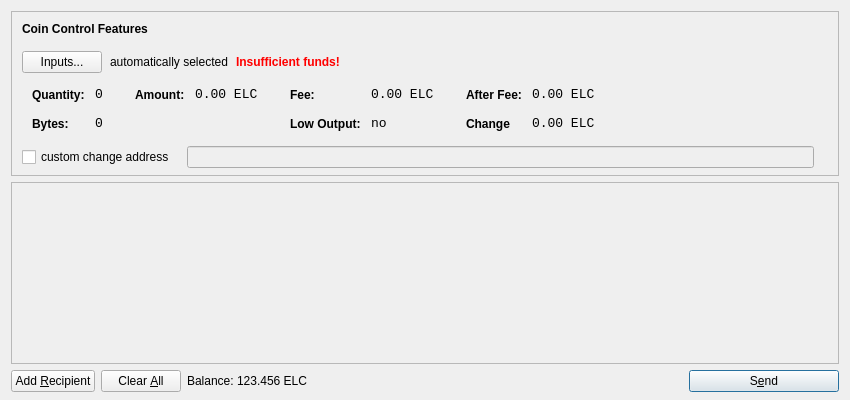
<?xml version="1.0" encoding="UTF-8"?>
<ui version="4.0">
 <class>SendCoinsDialog</class>
 <widget class="QDialog" name="SendCoinsDialog">
  <property name="geometry">
   <rect>
    <x>0</x>
    <y>0</y>
    <width>850</width>
    <height>400</height>
   </rect>
  </property>
  <property name="windowTitle">
   <string>Send Coins</string>
  </property>
  <layout class="QVBoxLayout" name="verticalLayout" stretch="0,1,0">
   <property name="bottomMargin">
    <number>8</number>
   </property>
   <item>
    <widget class="QFrame" name="frameCoinControl">
     <property name="sizePolicy">
      <sizepolicy hsizetype="Expanding" vsizetype="Expanding">
       <horstretch>0</horstretch>
       <verstretch>0</verstretch>
      </sizepolicy>
     </property>
     <property name="maximumSize">
      <size>
       <width>16777215</width>
       <height>16777215</height>
      </size>
     </property>
     <property name="frameShape">
      <enum>QFrame::StyledPanel</enum>
     </property>
     <property name="frameShadow">
      <enum>QFrame::Sunken</enum>
     </property>
     <layout class="QVBoxLayout" name="verticalLayoutCoinControl2">
      <property name="spacing">
       <number>-1</number>
      </property>
      <property name="leftMargin">
       <number>0</number>
      </property>
      <property name="topMargin">
       <number>0</number>
      </property>
      <property name="rightMargin">
       <number>0</number>
      </property>
      <property name="bottomMargin">
       <number>6</number>
      </property>
      <item>
       <layout class="QVBoxLayout" name="verticalLayoutCoinControl" stretch="0,0,0,0,1">
        <property name="spacing">
         <number>0</number>
        </property>
        <property name="leftMargin">
         <number>10</number>
        </property>
        <property name="topMargin">
         <number>10</number>
        </property>
        <item>
         <layout class="QHBoxLayout" name="horizontalLayoutCoinControl1">
          <property name="bottomMargin">
           <number>15</number>
          </property>
          <item>
           <widget class="QLabel" name="labelCoinControlFeatures">
            <property name="sizePolicy">
             <sizepolicy hsizetype="Preferred" vsizetype="Maximum">
              <horstretch>0</horstretch>
              <verstretch>0</verstretch>
             </sizepolicy>
            </property>
            <property name="font">
             <font>
              <weight>75</weight>
              <bold>true</bold>
             </font>
            </property>
            <property name="styleSheet">
             <string notr="true">font-weight:bold;</string>
            </property>
            <property name="text">
             <string>Coin Control Features</string>
            </property>
           </widget>
          </item>
         </layout>
        </item>
        <item>
         <layout class="QHBoxLayout" name="horizontalLayoutCoinControl2" stretch="0,0,0,0">
          <property name="spacing">
           <number>8</number>
          </property>
          <property name="bottomMargin">
           <number>10</number>
          </property>
          <item>
           <widget class="QPushButton" name="pushButtonCoinControl">
            <property name="styleSheet">
             <string notr="true"/>
            </property>
            <property name="text">
             <string>Inputs...</string>
            </property>
           </widget>
          </item>
          <item>
           <widget class="QLabel" name="labelCoinControlAutomaticallySelected">
            <property name="text">
             <string>automatically selected</string>
            </property>
            <property name="margin">
             <number>5</number>
            </property>
           </widget>
          </item>
          <item>
           <widget class="QLabel" name="labelCoinControlInsuffFunds">
            <property name="font">
             <font>
              <weight>75</weight>
              <bold>true</bold>
             </font>
            </property>
            <property name="styleSheet">
             <string notr="true">color:red;font-weight:bold;</string>
            </property>
            <property name="text">
             <string>Insufficient funds!</string>
            </property>
            <property name="margin">
             <number>5</number>
            </property>
           </widget>
          </item>
          <item>
           <spacer name="horizontalSpacerCoinControl">
            <property name="orientation">
             <enum>Qt::Horizontal</enum>
            </property>
            <property name="sizeHint" stdset="0">
             <size>
              <width>40</width>
              <height>1</height>
             </size>
            </property>
           </spacer>
          </item>
         </layout>
        </item>
        <item>
         <widget class="QWidget" name="widgetCoinControl" native="true">
          <property name="sizePolicy">
           <sizepolicy hsizetype="Preferred" vsizetype="Preferred">
            <horstretch>0</horstretch>
            <verstretch>0</verstretch>
           </sizepolicy>
          </property>
          <property name="minimumSize">
           <size>
            <width>0</width>
            <height>0</height>
           </size>
          </property>
          <property name="styleSheet">
           <string notr="true"/>
          </property>
          <layout class="QHBoxLayout" name="horizontalLayoutCoinControl5">
           <property name="margin">
            <number>0</number>
           </property>
           <item>
            <layout class="QHBoxLayout" name="horizontalLayoutCoinControl3" stretch="0,0,0,1">
             <property name="spacing">
              <number>20</number>
             </property>
             <property name="topMargin">
              <number>0</number>
             </property>
             <property name="bottomMargin">
              <number>10</number>
             </property>
             <item>
              <layout class="QFormLayout" name="formLayoutCoinControl1">
               <property name="horizontalSpacing">
                <number>10</number>
               </property>
               <property name="verticalSpacing">
                <number>14</number>
               </property>
               <property name="leftMargin">
                <number>10</number>
               </property>
               <property name="topMargin">
                <number>4</number>
               </property>
               <property name="rightMargin">
                <number>6</number>
               </property>
               <item row="0" column="0">
                <widget class="QLabel" name="labelCoinControlQuantityText">
                 <property name="styleSheet">
                  <string notr="true">font-weight:bold;</string>
                 </property>
                 <property name="text">
                  <string>Quantity:</string>
                 </property>
                 <property name="margin">
                  <number>0</number>
                 </property>
                </widget>
               </item>
               <item row="0" column="1">
                <widget class="QLabel" name="labelCoinControlQuantity">
                 <property name="font">
                  <font>
                   <family>Monospace</family>
                   <pointsize>10</pointsize>
                  </font>
                 </property>
                 <property name="cursor">
                  <cursorShape>IBeamCursor</cursorShape>
                 </property>
                 <property name="contextMenuPolicy">
                  <enum>Qt::ActionsContextMenu</enum>
                 </property>
                 <property name="text">
                  <string>0</string>
                 </property>
                 <property name="margin">
                  <number>0</number>
                 </property>
                 <property name="textInteractionFlags">
                  <set>Qt::LinksAccessibleByMouse|Qt::TextSelectableByKeyboard|Qt::TextSelectableByMouse</set>
                 </property>
                </widget>
               </item>
               <item row="1" column="0">
                <widget class="QLabel" name="labelCoinControlBytesText">
                 <property name="styleSheet">
                  <string notr="true">font-weight:bold;</string>
                 </property>
                 <property name="text">
                  <string>Bytes:</string>
                 </property>
                </widget>
               </item>
               <item row="1" column="1">
                <widget class="QLabel" name="labelCoinControlBytes">
                 <property name="font">
                  <font>
                   <family>Monospace</family>
                   <pointsize>10</pointsize>
                  </font>
                 </property>
                 <property name="cursor">
                  <cursorShape>IBeamCursor</cursorShape>
                 </property>
                 <property name="contextMenuPolicy">
                  <enum>Qt::ActionsContextMenu</enum>
                 </property>
                 <property name="text">
                  <string>0</string>
                 </property>
                 <property name="textInteractionFlags">
                  <set>Qt::LinksAccessibleByMouse|Qt::TextSelectableByKeyboard|Qt::TextSelectableByMouse</set>
                 </property>
                </widget>
               </item>
              </layout>
             </item>
             <item>
              <layout class="QFormLayout" name="formLayoutCoinControl2">
               <property name="horizontalSpacing">
                <number>10</number>
               </property>
               <property name="verticalSpacing">
                <number>14</number>
               </property>
               <property name="leftMargin">
                <number>6</number>
               </property>
               <property name="topMargin">
                <number>4</number>
               </property>
               <property name="rightMargin">
                <number>6</number>
               </property>
               <item row="0" column="0">
                <widget class="QLabel" name="labelCoinControlAmountText">
                 <property name="styleSheet">
                  <string notr="true">font-weight:bold;</string>
                 </property>
                 <property name="text">
                  <string>Amount:</string>
                 </property>
                 <property name="margin">
                  <number>0</number>
                 </property>
                </widget>
               </item>
               <item row="0" column="1">
                <widget class="QLabel" name="labelCoinControlAmount">
                 <property name="font">
                  <font>
                   <family>Monospace</family>
                   <pointsize>10</pointsize>
                  </font>
                 </property>
                 <property name="cursor">
                  <cursorShape>IBeamCursor</cursorShape>
                 </property>
                 <property name="contextMenuPolicy">
                  <enum>Qt::ActionsContextMenu</enum>
                 </property>
                 <property name="text">
                  <string notr="true">0.00 ELC</string>
                 </property>
                 <property name="textInteractionFlags">
                  <set>Qt::LinksAccessibleByMouse|Qt::TextSelectableByKeyboard|Qt::TextSelectableByMouse</set>
                 </property>
                </widget>
               </item>
              </layout>
             </item>
             <item>
              <layout class="QFormLayout" name="formLayoutCoinControl3">
               <property name="horizontalSpacing">
                <number>10</number>
               </property>
               <property name="verticalSpacing">
                <number>14</number>
               </property>
               <property name="leftMargin">
                <number>6</number>
               </property>
               <property name="topMargin">
                <number>4</number>
               </property>
               <property name="rightMargin">
                <number>6</number>
               </property>
               <item row="0" column="0">
                <widget class="QLabel" name="labelCoinControlFeeText">
                 <property name="styleSheet">
                  <string notr="true">font-weight:bold;</string>
                 </property>
                 <property name="text">
                  <string>Fee:</string>
                 </property>
                 <property name="margin">
                  <number>0</number>
                 </property>
                </widget>
               </item>
               <item row="0" column="1">
                <widget class="QLabel" name="labelCoinControlFee">
                 <property name="font">
                  <font>
                   <family>Monospace</family>
                   <pointsize>10</pointsize>
                  </font>
                 </property>
                 <property name="cursor">
                  <cursorShape>IBeamCursor</cursorShape>
                 </property>
                 <property name="contextMenuPolicy">
                  <enum>Qt::ActionsContextMenu</enum>
                 </property>
                 <property name="text">
                  <string notr="true">0.00 ELC</string>
                 </property>
                 <property name="textInteractionFlags">
                  <set>Qt::LinksAccessibleByMouse|Qt::TextSelectableByKeyboard|Qt::TextSelectableByMouse</set>
                 </property>
                </widget>
               </item>
               <item row="1" column="0">
                <widget class="QLabel" name="labelCoinControlLowOutputText">
                 <property name="styleSheet">
                  <string notr="true">font-weight:bold;</string>
                 </property>
                 <property name="text">
                  <string>Low Output:</string>
                 </property>
                </widget>
               </item>
               <item row="1" column="1">
                <widget class="QLabel" name="labelCoinControlLowOutput">
                 <property name="font">
                  <font>
                   <family>Monospace</family>
                   <pointsize>10</pointsize>
                  </font>
                 </property>
                 <property name="cursor">
                  <cursorShape>IBeamCursor</cursorShape>
                 </property>
                 <property name="contextMenuPolicy">
                  <enum>Qt::ActionsContextMenu</enum>
                 </property>
                 <property name="text">
                  <string>no</string>
                 </property>
                 <property name="textInteractionFlags">
                  <set>Qt::LinksAccessibleByMouse|Qt::TextSelectableByKeyboard|Qt::TextSelectableByMouse</set>
                 </property>
                </widget>
               </item>
              </layout>
             </item>
             <item>
              <layout class="QFormLayout" name="formLayoutCoinControl4">
               <property name="horizontalSpacing">
                <number>10</number>
               </property>
               <property name="verticalSpacing">
                <number>14</number>
               </property>
               <property name="leftMargin">
                <number>6</number>
               </property>
               <property name="topMargin">
                <number>4</number>
               </property>
               <property name="rightMargin">
                <number>6</number>
               </property>
               <item row="0" column="0">
                <widget class="QLabel" name="labelCoinControlAfterFeeText">
                 <property name="styleSheet">
                  <string notr="true">font-weight:bold;</string>
                 </property>
                 <property name="text">
                  <string>After Fee:</string>
                 </property>
                 <property name="margin">
                  <number>0</number>
                 </property>
                </widget>
               </item>
               <item row="0" column="1">
                <widget class="QLabel" name="labelCoinControlAfterFee">
                 <property name="font">
                  <font>
                   <family>Monospace</family>
                   <pointsize>10</pointsize>
                  </font>
                 </property>
                 <property name="cursor">
                  <cursorShape>IBeamCursor</cursorShape>
                 </property>
                 <property name="contextMenuPolicy">
                  <enum>Qt::ActionsContextMenu</enum>
                 </property>
                 <property name="text">
                  <string notr="true">0.00 ELC</string>
                 </property>
                 <property name="textInteractionFlags">
                  <set>Qt::LinksAccessibleByMouse|Qt::TextSelectableByKeyboard|Qt::TextSelectableByMouse</set>
                 </property>
                </widget>
               </item>
               <item row="1" column="0">
                <widget class="QLabel" name="labelCoinControlChangeText">
                 <property name="styleSheet">
                  <string notr="true">font-weight:bold;</string>
                 </property>
                 <property name="text">
                  <string>Change</string>
                 </property>
                </widget>
               </item>
               <item row="1" column="1">
                <widget class="QLabel" name="labelCoinControlChange">
                 <property name="font">
                  <font>
                   <family>Monospace</family>
                   <pointsize>10</pointsize>
                  </font>
                 </property>
                 <property name="cursor">
                  <cursorShape>IBeamCursor</cursorShape>
                 </property>
                 <property name="contextMenuPolicy">
                  <enum>Qt::ActionsContextMenu</enum>
                 </property>
                 <property name="text">
                  <string notr="true">0.00 ELC</string>
                 </property>
                 <property name="textInteractionFlags">
                  <set>Qt::LinksAccessibleByMouse|Qt::TextSelectableByKeyboard|Qt::TextSelectableByMouse</set>
                 </property>
                </widget>
               </item>
              </layout>
             </item>
            </layout>
           </item>
          </layout>
         </widget>
        </item>
        <item>
         <layout class="QHBoxLayout" name="horizontalLayoutCoinControl4" stretch="0,0,0">
          <property name="spacing">
           <number>12</number>
          </property>
          <property name="sizeConstraint">
           <enum>QLayout::SetDefaultConstraint</enum>
          </property>
          <property name="topMargin">
           <number>5</number>
          </property>
          <property name="rightMargin">
           <number>5</number>
          </property>
          <item>
           <widget class="QCheckBox" name="checkBoxCoinControlChange">
            <property name="text">
             <string>custom change address</string>
            </property>
           </widget>
          </item>
          <item>
           <widget class="QLineEdit" name="lineEditCoinControlChange">
            <property name="enabled">
             <bool>false</bool>
            </property>
            <property name="sizePolicy">
             <sizepolicy hsizetype="Expanding" vsizetype="Fixed">
              <horstretch>0</horstretch>
              <verstretch>0</verstretch>
             </sizepolicy>
            </property>
           </widget>
          </item>
          <item>
           <widget class="QLabel" name="labelCoinControlChangeLabel">
            <property name="sizePolicy">
             <sizepolicy hsizetype="Preferred" vsizetype="Expanding">
              <horstretch>0</horstretch>
              <verstretch>0</verstretch>
             </sizepolicy>
            </property>
            <property name="minimumSize">
             <size>
              <width>0</width>
              <height>0</height>
             </size>
            </property>
            <property name="text">
             <string/>
            </property>
            <property name="margin">
             <number>3</number>
            </property>
           </widget>
          </item>
         </layout>
        </item>
        <item>
         <spacer name="verticalSpacerCoinControl">
          <property name="orientation">
           <enum>Qt::Vertical</enum>
          </property>
          <property name="sizeHint" stdset="0">
           <size>
            <width>800</width>
            <height>1</height>
           </size>
          </property>
         </spacer>
        </item>
       </layout>
      </item>
     </layout>
    </widget>
   </item>
   <item>
    <widget class="QScrollArea" name="scrollArea">
     <property name="widgetResizable">
      <bool>true</bool>
     </property>
     <widget class="QWidget" name="scrollAreaWidgetContents">
      <property name="geometry">
       <rect>
        <x>0</x>
        <y>0</y>
        <width>830</width>
        <height>165</height>
       </rect>
      </property>
      <layout class="QVBoxLayout" name="verticalLayout_2">
       <property name="margin">
        <number>0</number>
       </property>
       <item>
        <layout class="QVBoxLayout" name="entries">
         <property name="spacing">
          <number>6</number>
         </property>
        </layout>
       </item>
       <item>
        <spacer name="verticalSpacer">
         <property name="orientation">
          <enum>Qt::Vertical</enum>
         </property>
         <property name="sizeHint" stdset="0">
          <size>
           <width>20</width>
           <height>40</height>
          </size>
         </property>
        </spacer>
       </item>
      </layout>
     </widget>
    </widget>
   </item>
   <item>
    <layout class="QHBoxLayout" name="horizontalLayout">
     <item>
      <widget class="QPushButton" name="addButton">
       <property name="toolTip">
        <string>Send to multiple recipients at once</string>
       </property>
       <property name="text">
        <string>Add &amp;Recipient</string>
       </property>
       <property name="autoDefault">
        <bool>false</bool>
       </property>
      </widget>
     </item>
     <item>
      <widget class="QPushButton" name="clearButton">
       <property name="sizePolicy">
        <sizepolicy hsizetype="Minimum" vsizetype="Fixed">
         <horstretch>0</horstretch>
         <verstretch>0</verstretch>
        </sizepolicy>
       </property>
       <property name="toolTip">
        <string>Remove all transaction fields</string>
       </property>
       <property name="text">
        <string>Clear &amp;All</string>
       </property>
       <property name="autoRepeatDelay">
        <number>300</number>
       </property>
       <property name="autoDefault">
        <bool>false</bool>
       </property>
      </widget>
     </item>
     <item>
      <layout class="QHBoxLayout" name="horizontalLayout_2">
       <property name="spacing">
        <number>3</number>
       </property>
       <item>
        <widget class="QLabel" name="label">
         <property name="sizePolicy">
          <sizepolicy hsizetype="Preferred" vsizetype="Fixed">
           <horstretch>0</horstretch>
           <verstretch>0</verstretch>
          </sizepolicy>
         </property>
         <property name="text">
          <string>Balance:</string>
         </property>
        </widget>
       </item>
       <item>
        <widget class="QLabel" name="labelBalance">
         <property name="sizePolicy">
          <sizepolicy hsizetype="Preferred" vsizetype="Fixed">
           <horstretch>0</horstretch>
           <verstretch>0</verstretch>
          </sizepolicy>
         </property>
         <property name="cursor">
          <cursorShape>IBeamCursor</cursorShape>
         </property>
         <property name="text">
          <string notr="true">123.456 ELC</string>
         </property>
         <property name="textInteractionFlags">
          <set>Qt::LinksAccessibleByMouse|Qt::TextSelectableByKeyboard|Qt::TextSelectableByMouse</set>
         </property>
        </widget>
       </item>
      </layout>
     </item>
     <item>
      <spacer name="horizontalSpacer">
       <property name="orientation">
        <enum>Qt::Horizontal</enum>
       </property>
       <property name="sizeHint" stdset="0">
        <size>
         <width>40</width>
         <height>20</height>
        </size>
       </property>
      </spacer>
     </item>
     <item>
      <widget class="QPushButton" name="sendButton">
       <property name="minimumSize">
        <size>
         <width>150</width>
         <height>0</height>
        </size>
       </property>
       <property name="toolTip">
        <string>Confirm the send action</string>
       </property>
       <property name="text">
        <string>S&amp;end</string>
       </property>
       <property name="icon">
        <iconset resource="../elcoin.qrc">
         <normaloff>:/icons/send</normaloff>:/icons/send</iconset>
       </property>
       <property name="default">
        <bool>true</bool>
       </property>
      </widget>
     </item>
    </layout>
   </item>
  </layout>
 </widget>
 <resources>
  <include location="../elcoin.qrc"/>
 </resources>
 <connections/>
</ui>
